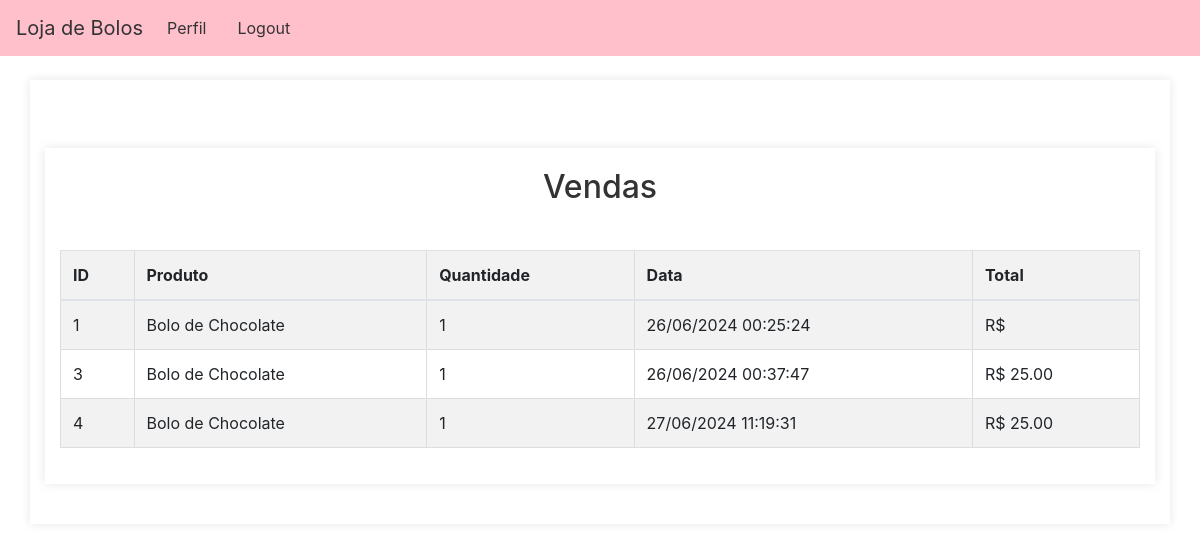
/vendas/ (signed in), run on the app's committed database.
### loja/models.py (models this page shows, shortened)
class Pedido(models.Model):
    produto = models.ForeignKey(Produto, on_delete=models.CASCADE)
    quantidade = models.PositiveIntegerField()
    data_pedido = models.DateTimeField(auto_now_add=True)
    nome_cliente = models.CharField(max_length=255)
    cpf = models.CharField(max_length=14)
    telefone = models.CharField(max_length=15)
    numero_cartao = models.CharField(max_length=16)
    total = models.DecimalField(max_digits=10, decimal_places=2, blank=True, null=True)

class Produto(models.Model):
    nome = models.CharField(max_length=255)
    preco = models.DecimalField(max_digits=10, decimal_places=2)
    descricao = models.TextField()
    preco = models.DecimalField(max_digits=10, decimal_places=2)
    estoque = models.PositiveIntegerField()
    imagens = models.ManyToManyField('ImagemProduto', related_name='produtos', blank=True)
    exibir_na_home = models.BooleanField(default=True)

### loja/views.py (the view)
# urls.py: path('vendas/', views.ver_vendas, name='ver_vendas'),
@login_required
def ver_vendas(request):
    pedidos = Pedido.objects.all()
    return render(request, 'loja/ver_vendas.html', {'pedidos': pedidos})

### loja/templates/loja/ver_vendas.html
{% extends 'loja/base.html' %}
{% block content %}
<div class="container mt-5">
    <h2 class="text-center mb-4">Vendas</h2>
    <table class="table table-striped">
        <thead>
            <tr>
                <th>ID</th>
                <th>Produto</th>
                <th>Quantidade</th>
                <th>Data</th>
                <th>Total</th>
            </tr>
        </thead>
        <tbody>
            {% for pedido in pedidos %}
            <tr>
                <td>{{ pedido.id }}</td>
                <td>{{ pedido.produto.nome }}</td>
                <td>{{ pedido.quantidade }}</td>
                <td>{{ pedido.data_pedido|date:"d/m/Y H:i:s" }}</td>
                <td>R$ {{ pedido.total|floatformat:2 }}</td>
            </tr>
            {% endfor %}
        </tbody>
    </table>
</div>
{% endblock %}

### static/css/styles.css (style rules this page uses)
body { font-family: Arial, sans-serif; background-color: #f4f4f4; margin: 0; padding: 0; }
.container { width: 80%; margin: 20px auto; background: #fff; padding: 20px; box-shadow: 0 0 10px rgba(0, 0, 0, 0.1); }
h1, h2 { color: #333; }
table { width: 100%; border-collapse: collapse; margin-top: 20px; }
table, th, td { border: 1px solid #ddd; }
th, td { padding: 10px; text-align: left; }
th { background-color: #f2f2f2; }
.container { display: flex; flex-direction: column; align-items: center; padding: 20px; }

### data on the page
Pedido: id "1", produto.nome "Bolo de Chocolate", quantidade "1", data_pedido "26/06/2024 00:25:24"
Pedido: id "3", produto.nome "Bolo de Chocolate", quantidade "1", data_pedido "26/06/2024 00:37:47", total "25.00"
Pedido: id "4", produto.nome "Bolo de Chocolate", quantidade "1", data_pedido "27/06/2024 11:19:31", total "25.00"
